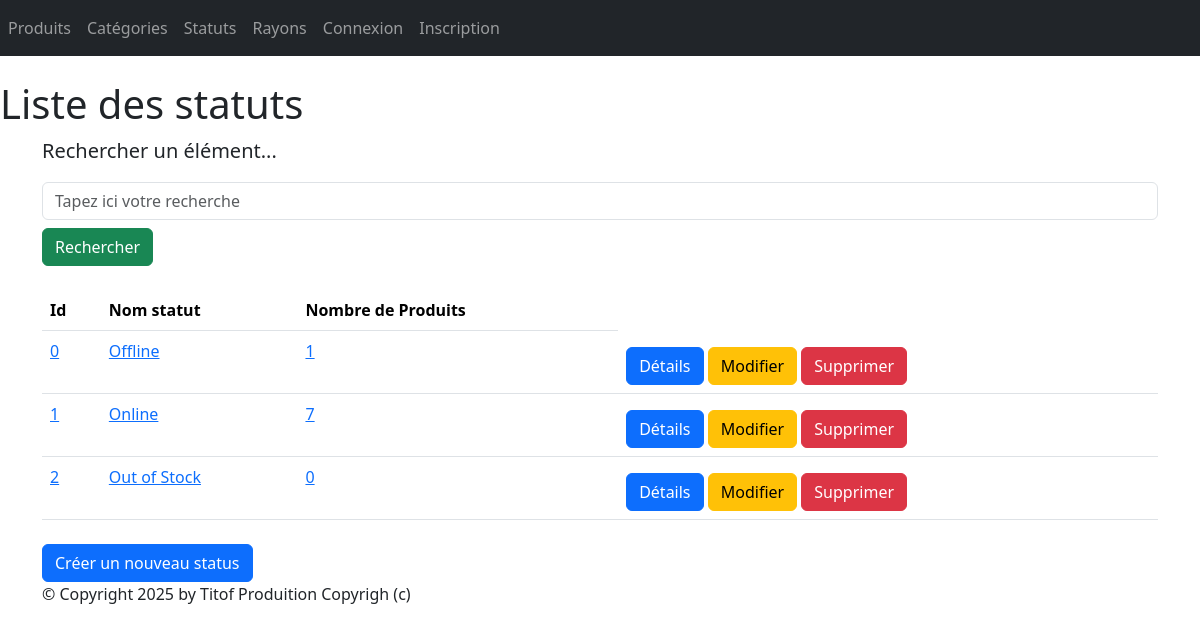
/monApp/listeStatus/, run on the app's committed database.
### monApp/models.py (models this page shows)
class Status(models.Model):
    idStatus = models.AutoField(primary_key=True)
    lbStatus = models.CharField(max_length=100)

### monApp/views.py (the view)
# urls.py: path("listeStatus/",views.StatusListView.as_view(), name="lst_status"),
class StatusListView(ListView):
    model = Status
    template_name = "monApp/list_status.html"
    context_object_name = "status"
    def get_queryset(self):
        query = self.request.GET.get('search')
        if query:
            return Status.objects.filter(lbStatus__icontains=query)
        return Status.objects.annotate(nb_produits=Count('status'))
    def get_context_data(self, **kwargs):
        context = super(StatusListView, self).get_context_data(**kwargs)
        context['titremenu'] = "Liste des statuts"
        return context

### monApp/templates/monApp/list_status.html
{% extends 'monApp/base.html' %}
{% block menu %}
    <h1> {{ titremenu }} </h1>
    {% endblock %}
    {% block contenu %}
    <p class="lead mb-3 ml-0">Rechercher un élément...</p>
    <form method="GET" action="">
        <input class="form-control" type="text" name="search" placeholder="Tapez ici votre recherche"
            value="{{ request.GET.search }}">
        <button type="submit" class="btn btn-success mt-2">Rechercher</button>
    </form>
    <br>
    <table class="table">
    <thead>
        <th>Id</th>
        <th>Nom statut</th>
        <th>Nombre de Produits</th>
    </thead>
    <tbody>
        {% for statut in status %}
        <tr>
            <td><a href="{% url 'dtl_status' statut.idStatus %}">{{ statut.idStatus }}</a></td>
            <td><a href="{% url 'dtl_status' statut.idStatus %}">{{ statut.lbStatus }}</a></td>
            <td><a href="{% url 'dtl_status' statut.idStatus %}">{{ statut.nb_produits }}</a></td>
            <td>
                <a href="{% url 'dtl_status' statut.idStatus %}" class="btn btn-primary mt-2">Détails</a>
                <a href="{% url 'chng_status' statut.idStatus %}" class="btn btn-warning mt-2">Modifier</a>
                <a href="{% url 'dlt_status' statut.idStatus %}" class="btn btn-danger mt-2">Supprimer</a>
            </td>
        </tr>
        {% endfor %}
    </tbody>
    </table>
    <a href="{% url 'crt_status' %}" class="btn btn-primary mt-2">Créer un nouveau status</a>
{% endblock %}

### monApp/static/styles.css (style rules this page uses)
h1 { color: red }

### data on the page
Status: idStatus "0", lbStatus "Offline", nb_produits "1"
Status: idStatus "1", lbStatus "Online", nb_produits "7"
Status: idStatus "2", lbStatus "Out of Stock", nb_produits "0"

### other printed values
{{ titremenu }} "Liste des statuts"
